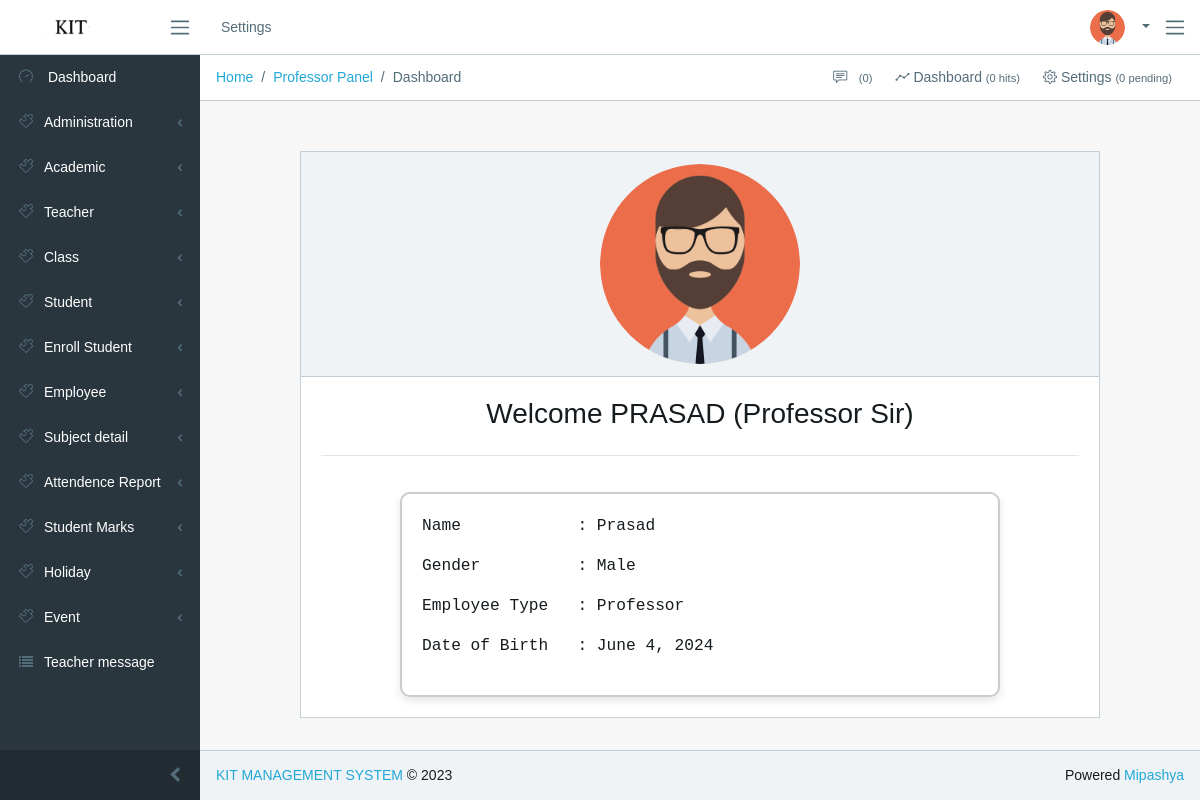
The page /profile/ (signed in) on the database as committed earlier.
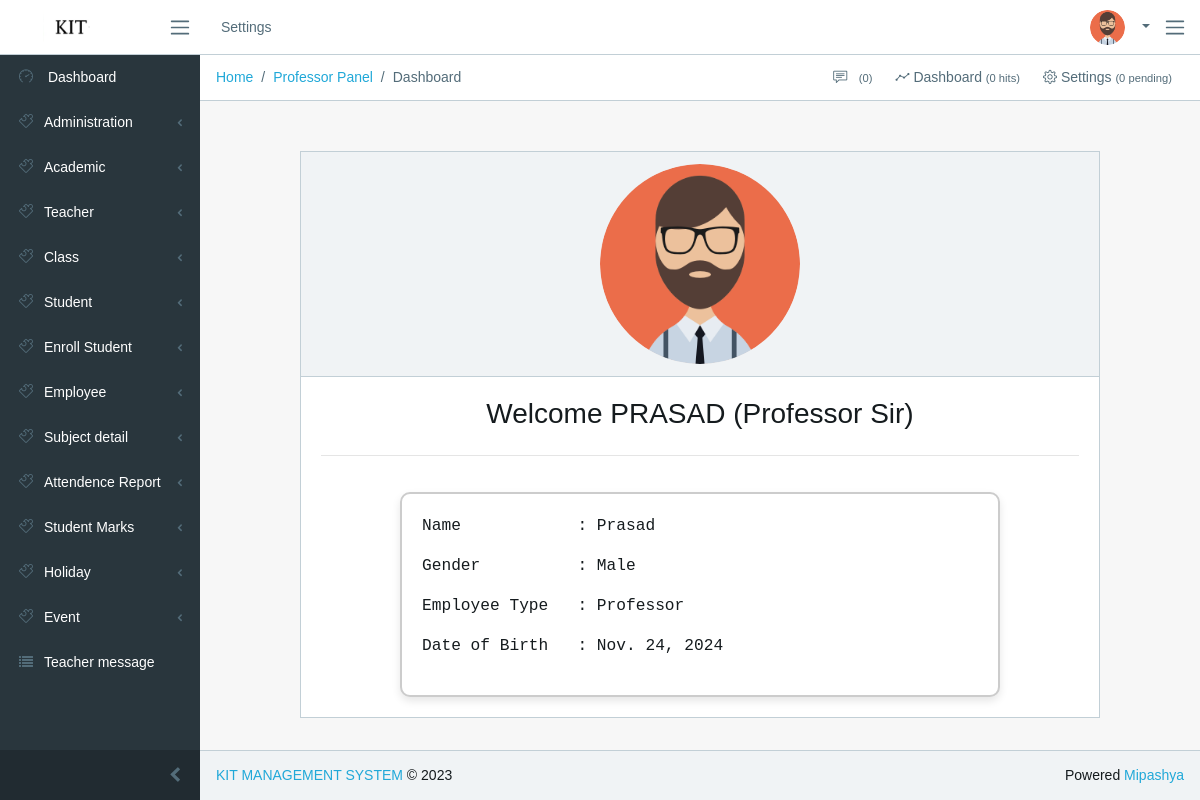
The same page on the database as committed later.
### account/models.py (models this page shows, shortened)
class UserProfile(models.Model):
    user = models.OneToOneField(User, on_delete=models.CASCADE)
    name = models.CharField(max_length=45)
    photo = models.ImageField(upload_to='admin/', default=get_first_image_in_admin)
    password = models.CharField(max_length=255,default="Mipashya@123")
    date_of_birth = models.DateField(null=True, blank=True)
    gender_select = (
        ('Male', 'Male'),
        ('Female', 'Female')
    )
    gender = models.CharField(choices=gender_select, max_length=6)
    employee_select = (
        ('admin', 'Admin'),
        ('professor', 'Professor'),
        ('teacher', 'Teacher'),
        ('register', 'Register'),
        ('student', 'Student'),
        ('employee','employee'),
    )
    employee_type = models.CharField(choices=employee_select, max_length=15,default="student")
    student_class = models.ForeignKey(ClassInfo, null=True, blank=True, on_delete=models.CASCADE)
    student_session = models.ForeignKey(Session, null=True, blank=True, on_delete=models.CASCADE)
    department = models.ForeignKey(Department, null=True, blank=True, on_delete=models.CASCADE)
    is_complete = models.BooleanField(default=False)
    def is_complete(self):
        required_fields = [self.student_class, self.student_session, self.department]
        return all(required_fields)

### account/views.py (the view)
# urls.py: path('profile/', login_required(views.profile), name='profile'),  # Profile view with login required
@login_required
def profile(request):
    try:
        profile = UserProfile.objects.get(user=request.user)
    except UserProfile.DoesNotExist:
        profile = UserProfile.objects.create(user=request.user)
        return redirect('profile')
    context = {
        'profile': profile
    }
    return render(request, 'account/profile.html', context)

### templates/account/profile.html (shortened to what this page needs)
{% extends 'base/base.html' %}
{% load static %}
{% block content %}
    <div class="card">
        <div class="card-header">
            <a href="{{ profile.photo.url }}">
                <div class="row justify-content-center">
                    {% if profile.photo %}
                        <img class="img-fluid rounded-circle" style="height: 200px; width: 200px; margin: auto;" src="{{ profile.photo.url }}" alt="Profile Photo">
                    {% else %}
                        <img class="img-fluid rounded-circle" style="height: 200px; width: 200px; margin: auto;" src="{% static 'images/default-photo.png' %}" alt="Default Photo">
                    {% endif %}
                </div>
            </a>
        </div>
        <div class="card-body">
            <div class="row justify-content-center">
                {% if profile.employee_type|title == "Admin" %}
                    <h2>Welcome {{ request.user|title }} (Admin)</h2>
                {% elif profile.employee_type|title == "Professor" %}
                    <h2>Welcome {{ request.user|upper }} (Professor Sir)</h2>
                {% elif profile.employee_type|title == "Teacher" %}
                    <h2>Welcome {{ request.user|title }} (Sir)</h2>
                {% elif profile.employee_type|title == "Register" %}
                    <h2>Welcome {{ request.user|title }} (Register)</h2>
                {% else %}
                    <h2>Welcome {{ request.user|title }}</h2>
                {% endif %}
            </div>
            <hr>
            <div class="table-responsive">
                <div class="row justify-content-center">
                    <div class="profile-box">
                        <pre>Name            : {{ profile.name|title }}</pre>
                        <pre>Gender          : {{ profile.gender|title }}</pre>
                        <pre>Employee Type   : {{ profile.employee_type|title }}</pre>
                        <pre>Date of Birth   : {{ profile.date_of_birth }}</pre>
                    </div>
                </div>
            </div>
        </div>
    </div>
{% endblock %}

Rows that differ between the two databases and show on the page:
changed UserProfile "Prasad": date_of_birth "June 4, 2024" → "Nov. 24, 2024"
